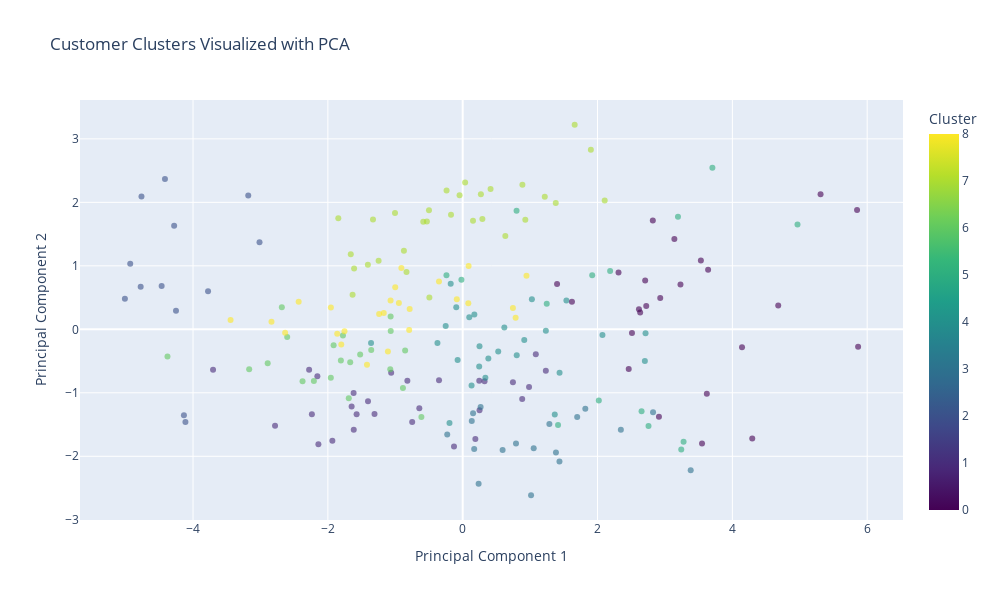

Notebook cell for this chart:
### Code cell
# Create interactive scatter plot
fig = px.scatter(principal_components, 
                 x=principal_components[:, 0], 
                 y=principal_components[:, 1], 
                 color=clusters,
                 color_continuous_scale='viridis',
                 opacity=0.6,
                 title='Customer Clusters Visualized with PCA',
                 width=1000,
                 height=600)

# Update layout and axis labels
fig.update_layout(
    xaxis_title='Principal Component 1',
    yaxis_title='Principal Component 2',
    coloraxis_colorbar=dict(title='Cluster')
)

fig.show()

### Figure 1 — Plotly figure (JSON) as saved in the notebook; plotly's stock layout.template omitted (floating-point values rounded to 4 significant figures; data arrays with more than 128 entries replaced by an {"elided": "..."} marker saying what was removed)
{"data": [{"hovertemplate": "x=%{x}<br>y=%{y}<br>color=%{marker.color}<extra></extra>", "legendgroup": "", "marker": {"color": {"elided": "200 int values"}, "coloraxis": "coloraxis", "opacity": 0.6, "symbol": "circle"}, "mode": "markers", "name": "", "orientation": "v", "showlegend": false, "type": "scatter", "x": {"elided": "200 float values"}, "xaxis": "x", "y": {"elided": "200 float values"}, "yaxis": "y"}], "layout": {"coloraxis": {"colorbar": {"title": {"text": "Cluster"}}, "colorscale": [[0, "#440154"], [0.1111, "#482878"], [0.2222, "#3e4989"], [0.3333, "#31688e"], [0.4444, "#26828e"], [0.5556, "#1f9e89"], [0.6667, "#35b779"], [0.7778, "#6ece58"], [0.8889, "#b5de2b"], [1, "#fde725"]]}, "height": 600, "legend": {"tracegroupgap": 0}, "title": {"text": "Customer Clusters Visualized with PCA"}, "width": 1000, "xaxis": {"anchor": "y", "autorange": true, "domain": [0, 1], "range": [-5.677, 6.531], "title": {"text": "Principal Component 1"}, "type": "linear"}, "yaxis": {"anchor": "x", "autorange": true, "domain": [0, 1], "range": [-3.004, 3.612], "title": {"text": "Principal Component 2"}, "type": "linear"}}}
